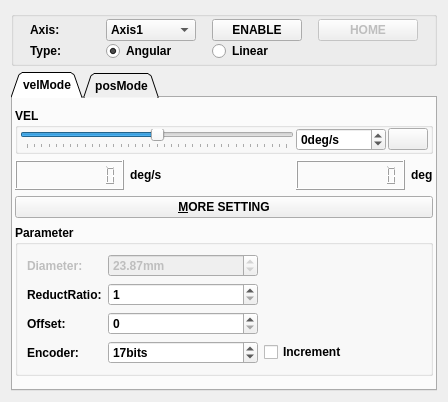
<?xml version="1.0" encoding="UTF-8"?>
<ui version="4.0">
 <class>motionWidget</class>
 <widget class="QWidget" name="motionWidget">
  <property name="geometry">
   <rect>
    <x>0</x>
    <y>0</y>
    <width>448</width>
    <height>402</height>
   </rect>
  </property>
  <property name="windowTitle">
   <string>motionWidget</string>
  </property>
  <layout class="QVBoxLayout" name="verticalLayout">
   <item>
    <widget class="QGroupBox" name="axisBox">
     <property name="sizePolicy">
      <sizepolicy hsizetype="Preferred" vsizetype="Fixed">
       <horstretch>0</horstretch>
       <verstretch>0</verstretch>
      </sizepolicy>
     </property>
     <property name="font">
      <font>
       <weight>75</weight>
       <bold>true</bold>
      </font>
     </property>
     <layout class="QGridLayout" name="gridLayout_2" rowstretch="100,100">
      <property name="leftMargin">
       <number>0</number>
      </property>
      <property name="topMargin">
       <number>2</number>
      </property>
      <property name="rightMargin">
       <number>0</number>
      </property>
      <property name="bottomMargin">
       <number>2</number>
      </property>
      <property name="spacing">
       <number>0</number>
      </property>
      <item row="0" column="1">
       <widget class="QLabel" name="axisLabel">
        <property name="minimumSize">
         <size>
          <width>0</width>
          <height>0</height>
         </size>
        </property>
        <property name="maximumSize">
         <size>
          <width>60</width>
          <height>16777215</height>
         </size>
        </property>
        <property name="font">
         <font>
          <weight>75</weight>
          <bold>true</bold>
         </font>
        </property>
        <property name="text">
         <string>Axis:</string>
        </property>
       </widget>
      </item>
      <item row="0" column="3">
       <widget class="QComboBox" name="axisCombo">
        <property name="font">
         <font>
          <weight>75</weight>
          <bold>true</bold>
         </font>
        </property>
        <item>
         <property name="text">
          <string>Axis1</string>
         </property>
        </item>
        <item>
         <property name="text">
          <string>Axis2</string>
         </property>
        </item>
        <item>
         <property name="text">
          <string>Axis3</string>
         </property>
        </item>
        <item>
         <property name="text">
          <string>Axis4</string>
         </property>
        </item>
        <item>
         <property name="text">
          <string>Axis5</string>
         </property>
        </item>
        <item>
         <property name="text">
          <string>Axis6</string>
         </property>
        </item>
        <item>
         <property name="text">
          <string>Axis7</string>
         </property>
        </item>
        <item>
         <property name="text">
          <string>Axis8</string>
         </property>
        </item>
       </widget>
      </item>
      <item row="0" column="4">
       <widget class="QPushButton" name="enableBtn">
        <property name="maximumSize">
         <size>
          <width>100</width>
          <height>16777215</height>
         </size>
        </property>
        <property name="font">
         <font>
          <weight>75</weight>
          <bold>true</bold>
         </font>
        </property>
        <property name="text">
         <string>ENABLE</string>
        </property>
       </widget>
      </item>
      <item row="0" column="5">
       <widget class="QPushButton" name="homeBtn">
        <property name="enabled">
         <bool>false</bool>
        </property>
        <property name="maximumSize">
         <size>
          <width>100</width>
          <height>16777215</height>
         </size>
        </property>
        <property name="font">
         <font>
          <weight>75</weight>
          <bold>true</bold>
         </font>
        </property>
        <property name="text">
         <string>HOME</string>
        </property>
       </widget>
      </item>
      <item row="1" column="3">
       <widget class="QRadioButton" name="angluarRadioBtn">
        <property name="maximumSize">
         <size>
          <width>90</width>
          <height>16777215</height>
         </size>
        </property>
        <property name="text">
         <string>Angular</string>
        </property>
        <property name="checked">
         <bool>true</bool>
        </property>
       </widget>
      </item>
      <item row="1" column="4">
       <widget class="QRadioButton" name="linearRadioBtn">
        <property name="maximumSize">
         <size>
          <width>90</width>
          <height>16777215</height>
         </size>
        </property>
        <property name="text">
         <string>Linear</string>
        </property>
       </widget>
      </item>
      <item row="1" column="1">
       <widget class="QLabel" name="label">
        <property name="text">
         <string>Type:</string>
        </property>
       </widget>
      </item>
     </layout>
    </widget>
   </item>
   <item>
    <widget class="QTabWidget" name="tabWidget">
     <property name="enabled">
      <bool>true</bool>
     </property>
     <property name="sizePolicy">
      <sizepolicy hsizetype="Preferred" vsizetype="Expanding">
       <horstretch>0</horstretch>
       <verstretch>0</verstretch>
      </sizepolicy>
     </property>
     <property name="font">
      <font>
       <weight>75</weight>
       <bold>true</bold>
      </font>
     </property>
     <property name="tabShape">
      <enum>QTabWidget::Triangular</enum>
     </property>
     <property name="currentIndex">
      <number>0</number>
     </property>
     <property name="documentMode">
      <bool>false</bool>
     </property>
     <property name="tabsClosable">
      <bool>false</bool>
     </property>
     <property name="movable">
      <bool>false</bool>
     </property>
     <property name="tabBarAutoHide">
      <bool>false</bool>
     </property>
     <widget class="QWidget" name="velModeTab">
      <property name="font">
       <font>
        <weight>75</weight>
        <bold>true</bold>
       </font>
      </property>
      <attribute name="title">
       <string>velMode</string>
      </attribute>
      <layout class="QVBoxLayout" name="verticalLayout_2">
       <property name="leftMargin">
        <number>2</number>
       </property>
       <property name="topMargin">
        <number>10</number>
       </property>
       <property name="rightMargin">
        <number>2</number>
       </property>
       <property name="bottomMargin">
        <number>0</number>
       </property>
       <item>
        <widget class="QGroupBox" name="velBox">
         <property name="minimumSize">
          <size>
           <width>0</width>
           <height>50</height>
          </size>
         </property>
         <property name="maximumSize">
          <size>
           <width>16777215</width>
           <height>50</height>
          </size>
         </property>
         <property name="title">
          <string>VEL</string>
         </property>
         <layout class="QHBoxLayout" name="horizontalLayout_2">
          <property name="spacing">
           <number>2</number>
          </property>
          <property name="sizeConstraint">
           <enum>QLayout::SetMinimumSize</enum>
          </property>
          <property name="leftMargin">
           <number>2</number>
          </property>
          <property name="topMargin">
           <number>0</number>
          </property>
          <property name="rightMargin">
           <number>2</number>
          </property>
          <property name="bottomMargin">
           <number>0</number>
          </property>
          <item>
           <widget class="QSlider" name="velSlider">
            <property name="enabled">
             <bool>true</bool>
            </property>
            <property name="minimum">
             <number>-18</number>
            </property>
            <property name="maximum">
             <number>18</number>
            </property>
            <property name="singleStep">
             <number>1</number>
            </property>
            <property name="pageStep">
             <number>1</number>
            </property>
            <property name="value">
             <number>0</number>
            </property>
            <property name="sliderPosition">
             <number>0</number>
            </property>
            <property name="orientation">
             <enum>Qt::Horizontal</enum>
            </property>
            <property name="invertedAppearance">
             <bool>false</bool>
            </property>
            <property name="invertedControls">
             <bool>false</bool>
            </property>
            <property name="tickPosition">
             <enum>QSlider::TicksBelow</enum>
            </property>
            <property name="tickInterval">
             <number>1</number>
            </property>
           </widget>
          </item>
          <item>
           <widget class="QSpinBox" name="velSpinBox">
            <property name="minimumSize">
             <size>
              <width>90</width>
              <height>0</height>
             </size>
            </property>
            <property name="maximumSize">
             <size>
              <width>90</width>
              <height>16777215</height>
             </size>
            </property>
            <property name="wrapping">
             <bool>false</bool>
            </property>
            <property name="specialValueText">
             <string/>
            </property>
            <property name="suffix">
             <string>deg/s</string>
            </property>
            <property name="minimum">
             <number>-18</number>
            </property>
            <property name="maximum">
             <number>18</number>
            </property>
            <property name="singleStep">
             <number>100</number>
            </property>
            <property name="value">
             <number>0</number>
            </property>
           </widget>
          </item>
          <item>
           <widget class="QPushButton" name="velMoveBtn">
            <property name="text">
             <string/>
            </property>
            <property name="icon">
             <iconset resource="icons.qrc">
              <normaloff>:/icons/resumeicon.png</normaloff>
              <normalon>:/icons/pauseicon.png</normalon>:/icons/resumeicon.png</iconset>
            </property>
            <property name="checkable">
             <bool>true</bool>
            </property>
           </widget>
          </item>
         </layout>
        </widget>
       </item>
       <item>
        <layout class="QHBoxLayout" name="gaugeLayout">
         <item>
          <widget class="QLCDNumber" name="velLcdNumber">
           <property name="minimumSize">
            <size>
             <width>0</width>
             <height>30</height>
            </size>
           </property>
           <property name="maximumSize">
            <size>
             <width>16777215</width>
             <height>30</height>
            </size>
           </property>
           <property name="smallDecimalPoint">
            <bool>false</bool>
           </property>
           <property name="digitCount">
            <number>10</number>
           </property>
          </widget>
         </item>
         <item>
          <widget class="QLabel" name="velLabel">
           <property name="maximumSize">
            <size>
             <width>50</width>
             <height>16777215</height>
            </size>
           </property>
           <property name="text">
            <string>deg/s</string>
           </property>
          </widget>
         </item>
         <item>
          <spacer name="horizontalSpacer">
           <property name="orientation">
            <enum>Qt::Horizontal</enum>
           </property>
           <property name="sizeHint" stdset="0">
            <size>
             <width>40</width>
             <height>20</height>
            </size>
           </property>
          </spacer>
         </item>
         <item>
          <widget class="QLCDNumber" name="posLcdNumber">
           <property name="minimumSize">
            <size>
             <width>0</width>
             <height>30</height>
            </size>
           </property>
           <property name="maximumSize">
            <size>
             <width>16777215</width>
             <height>30</height>
            </size>
           </property>
           <property name="digitCount">
            <number>10</number>
           </property>
          </widget>
         </item>
         <item>
          <widget class="QLabel" name="posLabel">
           <property name="maximumSize">
            <size>
             <width>50</width>
             <height>16777215</height>
            </size>
           </property>
           <property name="text">
            <string>deg</string>
           </property>
          </widget>
         </item>
        </layout>
       </item>
       <item>
        <widget class="QPushButton" name="moreBtn">
         <property name="text">
          <string>&amp;MORE SETTING</string>
         </property>
         <property name="checkable">
          <bool>true</bool>
         </property>
        </widget>
       </item>
       <item>
        <widget class="QGroupBox" name="parameterBox">
         <property name="title">
          <string>Parameter</string>
         </property>
         <layout class="QGridLayout" name="gridLayout_3">
          <property name="sizeConstraint">
           <enum>QLayout::SetMinAndMaxSize</enum>
          </property>
          <item row="1" column="4">
           <spacer name="horizontalSpacer_3">
            <property name="orientation">
             <enum>Qt::Horizontal</enum>
            </property>
            <property name="sizeHint" stdset="0">
             <size>
              <width>40</width>
              <height>20</height>
             </size>
            </property>
           </spacer>
          </item>
          <item row="2" column="0">
           <widget class="QLabel" name="offsetLabel">
            <property name="text">
             <string>Offset:</string>
            </property>
           </widget>
          </item>
          <item row="0" column="4">
           <spacer name="horizontalSpacer_2">
            <property name="orientation">
             <enum>Qt::Horizontal</enum>
            </property>
            <property name="sizeHint" stdset="0">
             <size>
              <width>40</width>
              <height>20</height>
             </size>
            </property>
           </spacer>
          </item>
          <item row="1" column="1">
           <widget class="QSpinBox" name="reductionRatioSpinBox">
            <property name="minimum">
             <number>1</number>
            </property>
            <property name="maximum">
             <number>200</number>
            </property>
            <property name="value">
             <number>1</number>
            </property>
           </widget>
          </item>
          <item row="0" column="0">
           <widget class="QLabel" name="DiamterLabel">
            <property name="enabled">
             <bool>false</bool>
            </property>
            <property name="text">
             <string>Diameter:</string>
            </property>
           </widget>
          </item>
          <item row="2" column="4">
           <spacer name="horizontalSpacer_4">
            <property name="orientation">
             <enum>Qt::Horizontal</enum>
            </property>
            <property name="sizeHint" stdset="0">
             <size>
              <width>40</width>
              <height>20</height>
             </size>
            </property>
           </spacer>
          </item>
          <item row="1" column="0">
           <widget class="QLabel" name="reductionRatioLabel">
            <property name="text">
             <string>ReductRatio:</string>
            </property>
           </widget>
          </item>
          <item row="0" column="1">
           <widget class="QDoubleSpinBox" name="diameterDoubleSpinBox">
            <property name="enabled">
             <bool>false</bool>
            </property>
            <property name="maximumSize">
             <size>
              <width>160</width>
              <height>16777215</height>
             </size>
            </property>
            <property name="suffix">
             <string>mm</string>
            </property>
            <property name="value">
             <double>23.870000000000001</double>
            </property>
           </widget>
          </item>
          <item row="2" column="1">
           <widget class="QSpinBox" name="offsetSpinBox">
            <property name="suffix">
             <string/>
            </property>
           </widget>
          </item>
          <item row="3" column="1">
           <widget class="QSpinBox" name="encoderBitSpinBox">
            <property name="minimumSize">
             <size>
              <width>150</width>
              <height>0</height>
             </size>
            </property>
            <property name="suffix">
             <string>bits</string>
            </property>
            <property name="value">
             <number>17</number>
            </property>
           </widget>
          </item>
          <item row="3" column="0">
           <widget class="QLabel" name="encoderLabel">
            <property name="text">
             <string>Encoder:</string>
            </property>
           </widget>
          </item>
          <item row="3" column="4">
           <spacer name="horizontalSpacer_5">
            <property name="orientation">
             <enum>Qt::Horizontal</enum>
            </property>
            <property name="sizeHint" stdset="0">
             <size>
              <width>40</width>
              <height>20</height>
             </size>
            </property>
           </spacer>
          </item>
          <item row="3" column="3">
           <widget class="QCheckBox" name="incrementCheckBox">
            <property name="text">
             <string>Increment</string>
            </property>
           </widget>
          </item>
         </layout>
        </widget>
       </item>
       <item>
        <spacer name="verticalSpacer">
         <property name="orientation">
          <enum>Qt::Vertical</enum>
         </property>
         <property name="sizeType">
          <enum>QSizePolicy::MinimumExpanding</enum>
         </property>
         <property name="sizeHint" stdset="0">
          <size>
           <width>20</width>
           <height>5</height>
          </size>
         </property>
        </spacer>
       </item>
      </layout>
     </widget>
     <widget class="QWidget" name="posModeTab">
      <attribute name="title">
       <string>posMode</string>
      </attribute>
      <layout class="QVBoxLayout" name="verticalLayout_3">
       <property name="leftMargin">
        <number>2</number>
       </property>
       <property name="topMargin">
        <number>0</number>
       </property>
       <property name="rightMargin">
        <number>2</number>
       </property>
       <property name="bottomMargin">
        <number>0</number>
       </property>
       <item>
        <widget class="QGroupBox" name="posBox">
         <property name="minimumSize">
          <size>
           <width>0</width>
           <height>100</height>
          </size>
         </property>
         <property name="maximumSize">
          <size>
           <width>16777215</width>
           <height>100</height>
          </size>
         </property>
         <property name="title">
          <string>POS</string>
         </property>
         <layout class="QGridLayout" name="gridLayout">
          <property name="leftMargin">
           <number>2</number>
          </property>
          <property name="topMargin">
           <number>0</number>
          </property>
          <property name="rightMargin">
           <number>2</number>
          </property>
          <property name="bottomMargin">
           <number>0</number>
          </property>
          <property name="horizontalSpacing">
           <number>2</number>
          </property>
          <item row="0" column="1">
           <widget class="QSpinBox" name="posSpinBox">
            <property name="minimumSize">
             <size>
              <width>60</width>
              <height>0</height>
             </size>
            </property>
            <property name="maximumSize">
             <size>
              <width>80</width>
              <height>16777215</height>
             </size>
            </property>
            <property name="suffix">
             <string>deg</string>
            </property>
            <property name="minimum">
             <number>-180</number>
            </property>
            <property name="maximum">
             <number>180</number>
            </property>
            <property name="singleStep">
             <number>1</number>
            </property>
            <property name="value">
             <number>0</number>
            </property>
            <property name="displayIntegerBase">
             <number>10</number>
            </property>
           </widget>
          </item>
          <item row="0" column="0">
           <widget class="QSlider" name="posSlider">
            <property name="enabled">
             <bool>true</bool>
            </property>
            <property name="minimum">
             <number>-180</number>
            </property>
            <property name="maximum">
             <number>180</number>
            </property>
            <property name="pageStep">
             <number>10</number>
            </property>
            <property name="value">
             <number>0</number>
            </property>
            <property name="sliderPosition">
             <number>0</number>
            </property>
            <property name="orientation">
             <enum>Qt::Horizontal</enum>
            </property>
            <property name="invertedAppearance">
             <bool>false</bool>
            </property>
            <property name="invertedControls">
             <bool>false</bool>
            </property>
            <property name="tickPosition">
             <enum>QSlider::TicksBelow</enum>
            </property>
            <property name="tickInterval">
             <number>10</number>
            </property>
           </widget>
          </item>
          <item row="1" column="0">
           <widget class="QSlider" name="referredVelSlider">
            <property name="enabled">
             <bool>true</bool>
            </property>
            <property name="minimum">
             <number>1</number>
            </property>
            <property name="maximum">
             <number>18</number>
            </property>
            <property name="pageStep">
             <number>1</number>
            </property>
            <property name="value">
             <number>1</number>
            </property>
            <property name="sliderPosition">
             <number>1</number>
            </property>
            <property name="orientation">
             <enum>Qt::Horizontal</enum>
            </property>
            <property name="invertedAppearance">
             <bool>false</bool>
            </property>
            <property name="invertedControls">
             <bool>false</bool>
            </property>
            <property name="tickPosition">
             <enum>QSlider::TicksBelow</enum>
            </property>
            <property name="tickInterval">
             <number>10</number>
            </property>
           </widget>
          </item>
          <item row="0" column="2" rowspan="2">
           <widget class="QPushButton" name="posMoveBtn">
            <property name="sizePolicy">
             <sizepolicy hsizetype="Preferred" vsizetype="Preferred">
              <horstretch>0</horstretch>
              <verstretch>0</verstretch>
             </sizepolicy>
            </property>
            <property name="text">
             <string/>
            </property>
            <property name="icon">
             <iconset resource="icons.qrc">
              <normaloff>:/icons/big_starticon.png</normaloff>
              <normalon>:/icons/big_stopicon.png</normalon>:/icons/big_starticon.png</iconset>
            </property>
            <property name="iconSize">
             <size>
              <width>40</width>
              <height>40</height>
             </size>
            </property>
            <property name="checkable">
             <bool>true</bool>
            </property>
            <property name="flat">
             <bool>true</bool>
            </property>
           </widget>
          </item>
          <item row="1" column="1">
           <widget class="QSpinBox" name="referredVelSpinBox">
            <property name="minimumSize">
             <size>
              <width>60</width>
              <height>0</height>
             </size>
            </property>
            <property name="maximumSize">
             <size>
              <width>80</width>
              <height>16777215</height>
             </size>
            </property>
            <property name="suffix">
             <string>deg/s</string>
            </property>
            <property name="minimum">
             <number>1</number>
            </property>
            <property name="maximum">
             <number>18</number>
            </property>
            <property name="singleStep">
             <number>1</number>
            </property>
            <property name="value">
             <number>1</number>
            </property>
            <property name="displayIntegerBase">
             <number>10</number>
            </property>
           </widget>
          </item>
         </layout>
        </widget>
       </item>
       <item>
        <layout class="QHBoxLayout" name="horizontalLayout">
         <item>
          <widget class="QLCDNumber" name="velLcdNumber_2">
           <property name="minimumSize">
            <size>
             <width>0</width>
             <height>30</height>
            </size>
           </property>
           <property name="smallDecimalPoint">
            <bool>false</bool>
           </property>
           <property name="digitCount">
            <number>10</number>
           </property>
          </widget>
         </item>
         <item>
          <widget class="QLabel" name="velLabel_2">
           <property name="maximumSize">
            <size>
             <width>50</width>
             <height>16777215</height>
            </size>
           </property>
           <property name="text">
            <string>deg/s</string>
           </property>
          </widget>
         </item>
         <item>
          <widget class="QLCDNumber" name="posLcdNumber_2">
           <property name="minimumSize">
            <size>
             <width>0</width>
             <height>30</height>
            </size>
           </property>
           <property name="digitCount">
            <number>10</number>
           </property>
          </widget>
         </item>
         <item>
          <widget class="QLabel" name="posLabel_2">
           <property name="maximumSize">
            <size>
             <width>50</width>
             <height>16777215</height>
            </size>
           </property>
           <property name="text">
            <string>deg</string>
           </property>
          </widget>
         </item>
        </layout>
       </item>
       <item>
        <spacer name="verticalSpacer_2">
         <property name="orientation">
          <enum>Qt::Vertical</enum>
         </property>
         <property name="sizeType">
          <enum>QSizePolicy::MinimumExpanding</enum>
         </property>
         <property name="sizeHint" stdset="0">
          <size>
           <width>17</width>
           <height>25</height>
          </size>
         </property>
        </spacer>
       </item>
      </layout>
     </widget>
    </widget>
   </item>
  </layout>
 </widget>
 <resources>
  <include location="icons.qrc"/>
  <include location="qml.qrc"/>
 </resources>
 <connections>
  <connection>
   <sender>velSlider</sender>
   <signal>valueChanged(int)</signal>
   <receiver>velSpinBox</receiver>
   <slot>setValue(int)</slot>
   <hints>
    <hint type="sourcelabel">
     <x>124</x>
     <y>125</y>
    </hint>
    <hint type="destinationlabel">
     <x>337</x>
     <y>128</y>
    </hint>
   </hints>
  </connection>
  <connection>
   <sender>velSpinBox</sender>
   <signal>valueChanged(int)</signal>
   <receiver>velSlider</receiver>
   <slot>setValue(int)</slot>
   <hints>
    <hint type="sourcelabel">
     <x>351</x>
     <y>123</y>
    </hint>
    <hint type="destinationlabel">
     <x>215</x>
     <y>126</y>
    </hint>
   </hints>
  </connection>
  <connection>
   <sender>posSlider</sender>
   <signal>valueChanged(int)</signal>
   <receiver>posSpinBox</receiver>
   <slot>setValue(int)</slot>
   <hints>
    <hint type="sourcelabel">
     <x>269</x>
     <y>128</y>
    </hint>
    <hint type="destinationlabel">
     <x>326</x>
     <y>132</y>
    </hint>
   </hints>
  </connection>
  <connection>
   <sender>posSpinBox</sender>
   <signal>valueChanged(int)</signal>
   <receiver>posSlider</receiver>
   <slot>setValue(int)</slot>
   <hints>
    <hint type="sourcelabel">
     <x>349</x>
     <y>125</y>
    </hint>
    <hint type="destinationlabel">
     <x>275</x>
     <y>131</y>
    </hint>
   </hints>
  </connection>
  <connection>
   <sender>referredVelSpinBox</sender>
   <signal>valueChanged(int)</signal>
   <receiver>referredVelSlider</receiver>
   <slot>setValue(int)</slot>
   <hints>
    <hint type="sourcelabel">
     <x>351</x>
     <y>167</y>
    </hint>
    <hint type="destinationlabel">
     <x>217</x>
     <y>175</y>
    </hint>
   </hints>
  </connection>
  <connection>
   <sender>referredVelSlider</sender>
   <signal>valueChanged(int)</signal>
   <receiver>referredVelSpinBox</receiver>
   <slot>setValue(int)</slot>
   <hints>
    <hint type="sourcelabel">
     <x>177</x>
     <y>165</y>
    </hint>
    <hint type="destinationlabel">
     <x>305</x>
     <y>169</y>
    </hint>
   </hints>
  </connection>
  <connection>
   <sender>moreBtn</sender>
   <signal>toggled(bool)</signal>
   <receiver>parameterBox</receiver>
   <slot>setVisible(bool)</slot>
   <hints>
    <hint type="sourcelabel">
     <x>346</x>
     <y>205</y>
    </hint>
    <hint type="destinationlabel">
     <x>341</x>
     <y>245</y>
    </hint>
   </hints>
  </connection>
  <connection>
   <sender>linearRadioBtn</sender>
   <signal>toggled(bool)</signal>
   <receiver>DiamterLabel</receiver>
   <slot>setEnabled(bool)</slot>
   <hints>
    <hint type="sourcelabel">
     <x>237</x>
     <y>51</y>
    </hint>
    <hint type="destinationlabel">
     <x>79</x>
     <y>266</y>
    </hint>
   </hints>
  </connection>
  <connection>
   <sender>linearRadioBtn</sender>
   <signal>toggled(bool)</signal>
   <receiver>diameterDoubleSpinBox</receiver>
   <slot>setEnabled(bool)</slot>
   <hints>
    <hint type="sourcelabel">
     <x>261</x>
     <y>52</y>
    </hint>
    <hint type="destinationlabel">
     <x>199</x>
     <y>264</y>
    </hint>
   </hints>
  </connection>
  <connection>
   <sender>incrementCheckBox</sender>
   <signal>toggled(bool)</signal>
   <receiver>offsetLabel</receiver>
   <slot>setDisabled(bool)</slot>
   <hints>
    <hint type="sourcelabel">
     <x>367</x>
     <y>351</y>
    </hint>
    <hint type="destinationlabel">
     <x>106</x>
     <y>323</y>
    </hint>
   </hints>
  </connection>
  <connection>
   <sender>incrementCheckBox</sender>
   <signal>toggled(bool)</signal>
   <receiver>offsetSpinBox</receiver>
   <slot>setDisabled(bool)</slot>
   <hints>
    <hint type="sourcelabel">
     <x>383</x>
     <y>343</y>
    </hint>
    <hint type="destinationlabel">
     <x>288</x>
     <y>325</y>
    </hint>
   </hints>
  </connection>
 </connections>
</ui>
